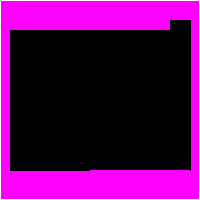
  <widget class="QFrame" name="layoutchannelframe15">
   <property name="geometry">
    <rect>
     <x>400</x>
     <y>600</y>
     <width>200</width>
     <height>200</height>
    </rect>
   </property>
   <property name="font">
    <font>
     <stylestrategy>NoAntialias</stylestrategy>
    </font>
   </property>
   <property name="styleSheet">
    <string notr="true">border-color: rgb(255, 255, 255);
background-color: rgb(255, 0, 255);
border: 1px solid white;</string>
   </property>
   <property name="frameShape">
    <enum>QFrame::Box</enum>
   </property>
   <property name="frameShadow">
    <enum>QFrame::Raised</enum>
   </property>
   <property name="lineWidth">
    <number>1</number>
   </property>
   <widget class="QLabel" name="titlelabel15">
    <property name="geometry">
     <rect>
      <x>10</x>
      <y>10</y>
      <width>160</width>
      <height>20</height>
     </rect>
    </property>
    <property name="font">
     <font>
      <family>Bitstream Vera Sans</family>
      <pointsize>14</pointsize>
      <weight>75</weight>
      <bold>true</bold>
      <strikeout>false</strikeout>
      <stylestrategy>NoAntialias</stylestrategy>
      <kerning>true</kerning>
     </font>
    </property>
    <property name="contextMenuPolicy">
     <enum>Qt::DefaultContextMenu</enum>
    </property>
    <property name="autoFillBackground">
     <bool>false</bool>
    </property>
    <property name="styleSheet">
     <string notr="true">color: rgb(255,255, 255);
border : rgb(255,0,255);</string>
    </property>
    <property name="frameShape">
     <enum>QFrame::NoFrame</enum>
    </property>
    <property name="frameShadow">
     <enum>QFrame::Plain</enum>
    </property>
    <property name="text">
     <string/>
    </property>
    <property name="scaledContents">
     <bool>false</bool>
    </property>
   </widget>
   <widget class="QLabel" name="audioreciconlabel15">
    <property name="geometry">
     <rect>
      <x>150</x>
      <y>170</y>
      <width>20</width>
      <height>20</height>
     </rect>
    </property>
    <property name="font">
     <font>
      <stylestrategy>NoAntialias</stylestrategy>
     </font>
    </property>
    <property name="styleSheet">
     <string notr="true">border : rgb(255,0,255);</string>
    </property>
    <property name="text">
     <string/>
    </property>
    <property name="pixmap">
     <pixmap resource="dvr_main.qrc">:/skin/osd_audiorec_icon.bmp</pixmap>
    </property>
    <property name="alignment">
     <set>Qt::AlignCenter</set>
    </property>
   </widget>
   <widget class="QLabel" name="motioniconlabel15">
    <property name="geometry">
     <rect>
      <x>130</x>
      <y>170</y>
      <width>20</width>
      <height>20</height>
     </rect>
    </property>
    <property name="font">
     <font>
      <stylestrategy>NoAntialias</stylestrategy>
     </font>
    </property>
    <property name="styleSheet">
     <string notr="true">border : rgb(255,0,255);</string>
    </property>
    <property name="text">
     <string/>
    </property>
    <property name="pixmap">
     <pixmap resource="dvr_main.qrc">:/skin/osd_motion_icon.bmp</pixmap>
    </property>
    <property name="alignment">
     <set>Qt::AlignCenter</set>
    </property>
   </widget>
   <widget class="QLabel" name="videoreciconlabel15">
    <property name="geometry">
     <rect>
      <x>170</x>
      <y>170</y>
      <width>20</width>
      <height>20</height>
     </rect>
    </property>
    <property name="font">
     <font>
      <stylestrategy>NoAntialias</stylestrategy>
     </font>
    </property>
    <property name="styleSheet">
     <string notr="true">border : rgb(255,0,255);</string>
    </property>
    <property name="text">
     <string/>
    </property>
    <property name="pixmap">
     <pixmap resource="dvr_main.qrc">:/skin/osd_videorec_icon.bmp</pixmap>
    </property>
    <property name="alignment">
     <set>Qt::AlignCenter</set>
    </property>
   </widget>
   <widget class="QLabel" name="videolossiconlabel15">
    <property name="geometry">
     <rect>
      <x>110</x>
      <y>170</y>
      <width>20</width>
      <height>20</height>
     </rect>
    </property>
    <property name="font">
     <font>
      <stylestrategy>NoAntialias</stylestrategy>
     </font>
    </property>
    <property name="styleSheet">
     <string notr="true">border : rgb(255,0,255);</string>
    </property>
    <property name="text">
     <string/>
    </property>
    <property name="pixmap">
     <pixmap resource="dvr_main.qrc">:/skin/osd_videoloss_icon.bmp</pixmap>
    </property>
    <property name="alignment">
     <set>Qt::AlignCenter</set>
    </property>
   </widget>
   <widget class="QLabel" name="playbackiconlabel15">
    <property name="geometry">
     <rect>
      <x>90</x>
      <y>170</y>
      <width>20</width>
      <height>20</height>
     </rect>
    </property>
    <property name="font">
     <font>
      <stylestrategy>NoAntialias</stylestrategy>
     </font>
    </property>
    <property name="styleSheet">
     <string notr="true">border : rgb(255,0,255);</string>
    </property>
    <property name="text">
     <string/>
    </property>
    <property name="pixmap">
     <pixmap resource="dvr_main.qrc">:/skin/osd_stop_icon.bmp</pixmap>
    </property>
    <property name="alignment">
     <set>Qt::AlignCenter</set>
    </property>
   </widget>
   <widget class="QWidget" name="widget_15" native="true">
    <property name="geometry">
     <rect>
      <x>10</x>
      <y>20</y>
      <width>181</width>
      <height>151</height>
     </rect>
    </property>
    <property name="styleSheet">
     <string notr="true">background-color: rgb(0, 0, 0); 
border : rgb(255,0,255);</string>
    </property>
    <widget class="QLabel" name="dvrmainlogolabel_15">
     <property name="geometry">
      <rect>
       <x>10</x>
       <y>50</y>
       <width>152</width>
       <height>36</height>
      </rect>
     </property>
     <property name="text">
      <string/>
     </property>
     <property name="pixmap">
      <pixmap resource="dvr_main.qrc">:/skin/logo_wide.bmp</pixmap>
     </property>
     <property name="scaledContents">
      <bool>true</bool>
     </property>
    </widget>
   </widget>
   <zorder>widget_15</zorder>
   <zorder>titlelabel15</zorder>
   <zorder>videoreciconlabel15</zorder>
   <zorder>audioreciconlabel15</zorder>
   <zorder>motioniconlabel15</zorder>
   <zorder>videolossiconlabel15</zorder>
   <zorder>playbackiconlabel15</zorder>
  </widget>
